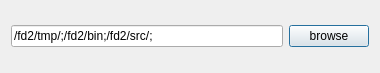
<?xml version="1.0" encoding="UTF-8"?>
<ui version="4.0">
 <class>FileDialog2</class>
 <widget class="QDialog" name="FileDialog2">
  <property name="geometry">
   <rect>
    <x>0</x>
    <y>0</y>
    <width>380</width>
    <height>73</height>
   </rect>
  </property>
  <property name="windowTitle">
   <string>Dialog</string>
  </property>
  <layout class="QVBoxLayout" name="verticalLayout">
   <item>
    <layout class="QHBoxLayout" name="horizontalLayout">
     <item>
      <widget class="FilePathsEdit" name="filePathsSource">
       <property name="text">
        <string>/fd2/tmp/;/fd2/bin;/fd2/src/;</string>
       </property>
      </widget>
     </item>
     <item>
      <widget class="QPushButton" name="browse">
       <property name="text">
        <string>browse</string>
       </property>
      </widget>
     </item>
    </layout>
   </item>
  </layout>
 </widget>
 <customwidgets>
  <customwidget>
   <class>FilePathsEdit</class>
   <extends>QLineEdit</extends>
   <header location="global">filepathsedit.h</header>
  </customwidget>
 </customwidgets>
 <resources/>
 <connections/>
</ui>
